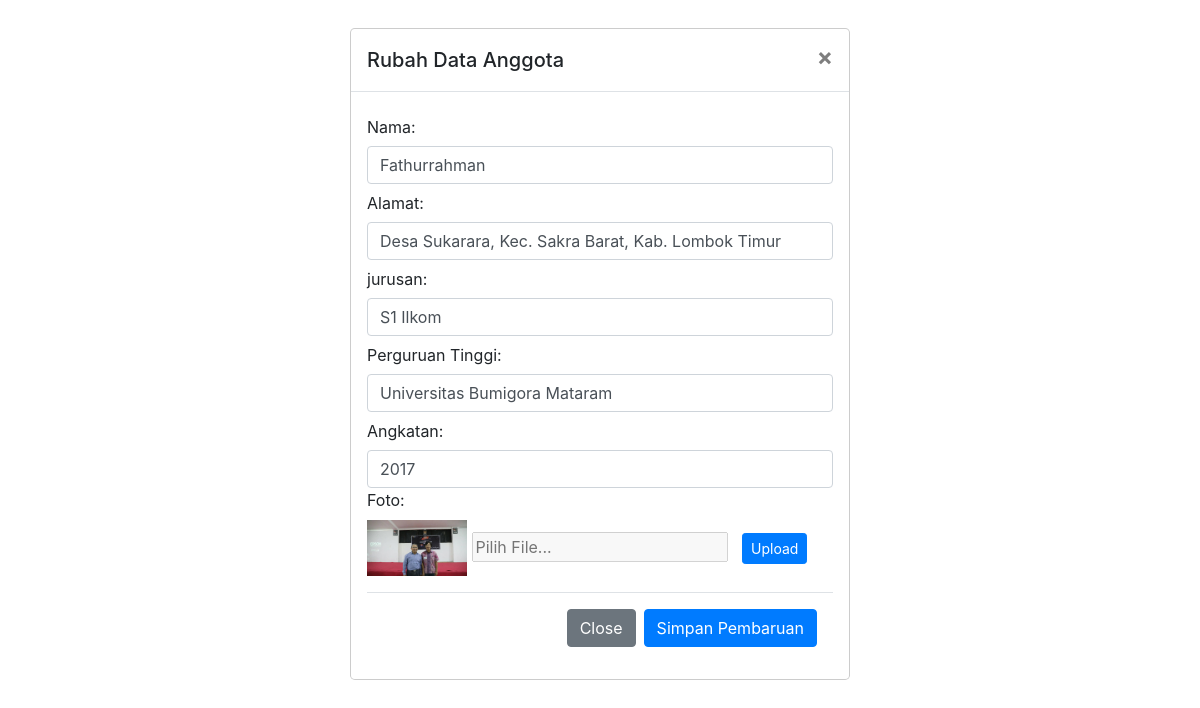
Page /ubah.php?id=1 on the committed database.
### tables this page shows
CREATE TABLE `anggota` (
  `id` int(11) NOT NULL,
  `nama` varchar(150) NOT NULL,
  `alamat` varchar(250) NOT NULL,
  `jurusan` varchar(100) NOT NULL,
  `pt` varchar(150) NOT NULL,
  `angkatan` varchar(50) NOT NULL,
  `foto` varchar(25) NOT NULL
);

### function.php (called while the page is built, shortened)
<?php
$conn = mysqli_connect("localhost", "root", "", "hipelmas");
function lihat($query)
{
   global $conn;
   $result = mysqli_query($conn, $query);
   $hasil = [];
   while ($anggota = mysqli_fetch_assoc($result)) {
      $hasil[] = $anggota;
   }
   return $hasil;
}

### ubah.php (the view, shortened to what this page needs)
<?php
require_once('function.php');
if (isset($_GET['id'])) {
  $id = $_GET["id"];
  $data = lihat("SELECT * FROM anggota WHERE id=$id");
  $nama = $data[0]["nama"];
  $alamat = $data[0]["alamat"];
  $jurusan = $data[0]["jurusan"];
  $pt = $data[0]["pt"];
  $angkatan = $data[0]["angkatan"];
  $foto = $data[0]["foto"];
}
?>
<!DOCTYPE html>
<html>
<head>
  <link rel="stylesheet" href="css/style.css">
  <link rel="stylesheet" href="bootstrap/css/bootstrap.min.css">
</head>
<body>
  <div>
    <div class="modal-dialog" role="document">
      <div class="modal-content">
        <div class="modal-header">
          <h5 class="modal-title" id="exampleModalLabel">Rubah Data Anggota</h5>
          <button type="button" class="close" data-dismiss="modal" aria-label="Close">
            <span aria-hidden="true">&times;</span>
          </button>
        </div>
        <div class="modal-body">
          <form action="ubah.php" method="POST" enctype="multipart/form-data">
            <div class="form-group">
              <label for="nama" class="col-form-label">Nama:</label>
              <input value="<?= $nama ?>" type="text" class="form-control" name="nama" id="nama" required>
              <label for="alamat" class="col-form-label">Alamat:</label>
              <input value="<?= $alamat ?>" type="text" class="form-control" name="alamat" id="Alamat" required>
              <label for="jurusan" class="col-form-label">jurusan:</label>
              <input value="<?= $jurusan ?>" type="text" class="form-control" name="jurusan" id="jurusan" required>
              <label for="pt" class="col-form-label">Perguruan Tinggi:</label>
              <input value="<?= $pt ?>" type="text" class="form-control" name="pt" id="pt" required>
              <label for="angkatan" class="col-form-label">Angkatan:</label>
              <input value="<?= $angkatan ?>" type="text" class="form-control" name="angkatan" id="angkatan" required>
              <label for="foto">Foto:</label><br>
              <img src="img/<?= $foto ?>" alt="">
              <input id="uploadFile" placeholder="Pilih File..." disabled="disabled" />
              <div class="fileUpload btn btn-sm btn-primary">
                <span>Upload</span>
              </div>
            </div>
            <div class="modal-footer">
              <a class="btn btn-secondary" data-dismiss="modal" href="index.php">Close</a>
              <button type="submit" class="btn btn-primary" name="subah">Simpan Pembaruan</button>
            </div>
          </form>
        </div>
      </div>
    </div>
  </div>
</body>
</html>

### css/style.css (style rules this page uses)
img { width:100px; height:auto; }
.fileUpload { position: relative; overflow: hidden; margin: 10px; }
a { margin-right:5px; }
img { width: 100px; height: auto; }

### rows in the picture
anggota: nama "Fathurrahman", alamat "Desa Sukarara, Kec. Sakra Barat, Kab. Lombok Timur", jurusan "S1 Ilkom", pt "Universitas Bumigora Mataram", angkatan "2017", foto (picture)
